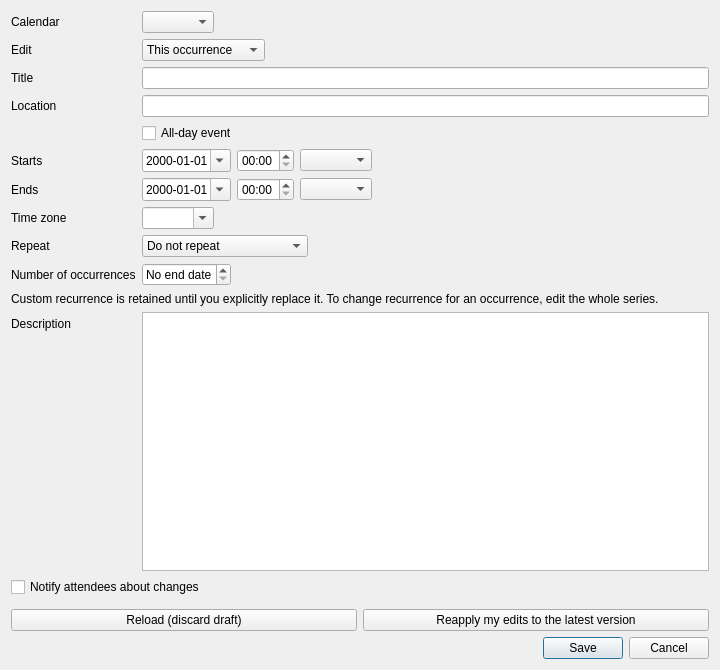
<?xml version="1.0" encoding="UTF-8"?>
<ui version="4.0">
 <class>FormCalendarEvent</class>
 <widget class="QDialog" name="FormCalendarEvent">
  <property name="geometry">
   <rect>
    <x>0</x>
    <y>0</y>
    <width>720</width>
    <height>670</height>
   </rect>
  </property>
  <property name="windowTitle">
   <string>Calendar event</string>
  </property>
  <layout class="QVBoxLayout" name="m_layout">
   <item>
    <layout class="QFormLayout" name="m_form">
     <property name="fieldGrowthPolicy">
      <enum>QFormLayout::ExpandingFieldsGrow</enum>
     </property>
     <property name="rowWrapPolicy">
      <enum>QFormLayout::WrapLongRows</enum>
     </property>
     <item row="0" column="0">
      <widget class="QLabel" name="m_lblCalendar">
       <property name="text">
        <string>Calendar</string>
       </property>
       <property name="buddy">
        <cstring>m_cmbCalendar</cstring>
       </property>
      </widget>
     </item>
     <item row="0" column="1">
      <widget class="QComboBox" name="m_cmbCalendar" />
     </item>
     <item row="1" column="0">
      <widget class="QLabel" name="m_lblTarget">
       <property name="text">
        <string>Edit</string>
       </property>
       <property name="buddy">
        <cstring>m_cmbTarget</cstring>
       </property>
      </widget>
     </item>
     <item row="1" column="1">
      <widget class="QComboBox" name="m_cmbTarget">
       <item>
        <property name="text">
         <string>This occurrence</string>
        </property>
       </item>
       <item>
        <property name="text">
         <string>The whole series</string>
        </property>
       </item>
      </widget>
     </item>
     <item row="2" column="0">
      <widget class="QLabel" name="m_lblTitle">
       <property name="text">
        <string>Title</string>
       </property>
       <property name="buddy">
        <cstring>m_txtTitle</cstring>
       </property>
      </widget>
     </item>
     <item row="2" column="1">
      <widget class="BaseLineEdit" name="m_txtTitle" />
     </item>
     <item row="3" column="0">
      <widget class="QLabel" name="m_lblLocation">
       <property name="text">
        <string>Location</string>
       </property>
       <property name="buddy">
        <cstring>m_txtLocation</cstring>
       </property>
      </widget>
     </item>
     <item row="3" column="1">
      <widget class="BaseLineEdit" name="m_txtLocation" />
     </item>
     <item row="4" column="1">
      <widget class="QCheckBox" name="m_cbAllDay">
       <property name="text">
        <string>All-day event</string>
       </property>
      </widget>
     </item>
     <item row="5" column="0">
      <widget class="QLabel" name="m_lblStart">
       <property name="text">
        <string>Starts</string>
       </property>
       <property name="buddy">
        <cstring>m_dateStart</cstring>
       </property>
      </widget>
     </item>
     <item row="5" column="1">
      <layout class="QHBoxLayout" name="m_layoutStart">
       <item>
        <widget class="QDateEdit" name="m_dateStart">
         <property name="displayFormat">
          <string notr="true">yyyy-MM-dd</string>
         </property>
         <property name="calendarPopup">
          <bool>true</bool>
         </property>
        </widget>
       </item>
       <item>
        <widget class="QTimeEdit" name="m_timeStart">
         <property name="displayFormat">
          <string notr="true">HH:mm</string>
         </property>
        </widget>
       </item>
       <item>
        <widget class="QComboBox" name="m_cmbStartOccurrence">
         <property name="toolTip">
          <string>This local time occurs twice. Choose which occurrence to use.</string>
         </property>
        </widget>
       </item>
      </layout>
     </item>
     <item row="6" column="0">
      <widget class="QLabel" name="m_lblEnd">
       <property name="text">
        <string>Ends</string>
       </property>
       <property name="buddy">
        <cstring>m_dateEnd</cstring>
       </property>
      </widget>
     </item>
     <item row="6" column="1">
      <layout class="QHBoxLayout" name="m_layoutEnd">
       <item>
        <widget class="QDateEdit" name="m_dateEnd">
         <property name="displayFormat">
          <string notr="true">yyyy-MM-dd</string>
         </property>
         <property name="calendarPopup">
          <bool>true</bool>
         </property>
        </widget>
       </item>
       <item>
        <widget class="QTimeEdit" name="m_timeEnd">
         <property name="displayFormat">
          <string notr="true">HH:mm</string>
         </property>
        </widget>
       </item>
       <item>
        <widget class="QComboBox" name="m_cmbEndOccurrence">
         <property name="toolTip">
          <string>This local time occurs twice. Choose which occurrence to use.</string>
         </property>
        </widget>
       </item>
      </layout>
     </item>
     <item row="7" column="0">
      <widget class="QLabel" name="m_lblTimeZone">
       <property name="text">
        <string>Time zone</string>
       </property>
       <property name="buddy">
        <cstring>m_cmbTimeZone</cstring>
       </property>
      </widget>
     </item>
     <item row="7" column="1">
      <widget class="QComboBox" name="m_cmbTimeZone">
       <property name="editable">
        <bool>true</bool>
       </property>
       <property name="insertPolicy">
        <enum>QComboBox::NoInsert</enum>
       </property>
      </widget>
     </item>
     <item row="8" column="0">
      <widget class="QLabel" name="m_lblRecurrence">
       <property name="text">
        <string>Repeat</string>
       </property>
       <property name="buddy">
        <cstring>m_cmbRecurrence</cstring>
       </property>
      </widget>
     </item>
     <item row="8" column="1">
      <widget class="QComboBox" name="m_cmbRecurrence">
       <item>
        <property name="text">
         <string>Do not repeat</string>
        </property>
       </item>
       <item>
        <property name="text">
         <string>Daily</string>
        </property>
       </item>
       <item>
        <property name="text">
         <string>Weekly</string>
        </property>
       </item>
       <item>
        <property name="text">
         <string>Monthly</string>
        </property>
       </item>
       <item>
        <property name="text">
         <string>Yearly</string>
        </property>
       </item>
       <item>
        <property name="text">
         <string>Keep existing recurrence</string>
        </property>
       </item>
      </widget>
     </item>
     <item row="9" column="0">
      <widget class="QLabel" name="m_lblRepeatCount">
       <property name="text">
        <string>Number of occurrences</string>
       </property>
       <property name="buddy">
        <cstring>m_spinRepeatCount</cstring>
       </property>
      </widget>
     </item>
     <item row="9" column="1">
      <widget class="QSpinBox" name="m_spinRepeatCount">
       <property name="maximum">
        <number>9999</number>
       </property>
       <property name="specialValueText">
        <string>No end date</string>
       </property>
      </widget>
     </item>
     <item row="10" column="0" colspan="2">
      <widget class="QLabel" name="m_lblRecurrenceHint">
       <property name="text">
        <string>Custom recurrence is retained until you explicitly replace it. To change recurrence for an occurrence, edit the whole series.</string>
       </property>
       <property name="wordWrap">
        <bool>true</bool>
       </property>
      </widget>
     </item>
     <item row="11" column="0">
      <widget class="QLabel" name="m_lblDescription">
       <property name="text">
        <string>Description</string>
       </property>
       <property name="buddy">
        <cstring>m_txtDescription</cstring>
       </property>
      </widget>
     </item>
     <item row="11" column="1">
      <widget class="QPlainTextEdit" name="m_txtDescription">
       <property name="minimumSize">
        <size>
         <width>0</width>
         <height>110</height>
        </size>
       </property>
      </widget>
     </item>
    </layout>
   </item>
   <item>
    <widget class="QCheckBox" name="m_cbNotifyAttendees">
     <property name="text">
      <string>Notify attendees about changes</string>
     </property>
    </widget>
   </item>
   <item>
    <widget class="LabelWithStatus" name="m_lblStatus" native="true" />
   </item>
   <item>
    <layout class="QHBoxLayout" name="m_layoutConflict">
     <item>
      <widget class="QPushButton" name="m_btnReload">
       <property name="text">
        <string>Reload (discard draft)</string>
       </property>
       <property name="visible">
        <bool>false</bool>
       </property>
      </widget>
     </item>
     <item>
      <widget class="QPushButton" name="m_btnReapply">
       <property name="text">
        <string>Reapply my edits to the latest version</string>
       </property>
       <property name="visible">
        <bool>false</bool>
       </property>
      </widget>
     </item>
    </layout>
   </item>
   <item>
    <widget class="QDialogButtonBox" name="m_buttonBox">
     <property name="standardButtons">
      <set>QDialogButtonBox::Cancel|QDialogButtonBox::Save</set>
     </property>
    </widget>
   </item>
  </layout>
 </widget>
 <customwidgets>
  <customwidget>
   <class>BaseLineEdit</class>
   <extends>QLineEdit</extends>
   <header>librssguard/gui/reusable/baselineedit.h</header>
  </customwidget>
  <customwidget>
   <class>LabelWithStatus</class>
   <extends>QWidget</extends>
   <header>librssguard/gui/reusable/labelwithstatus.h</header>
   <container>1</container>
  </customwidget>
 </customwidgets>
 <tabstops>
  <tabstop>m_cmbCalendar</tabstop>
  <tabstop>m_cmbTarget</tabstop>
  <tabstop>m_txtTitle</tabstop>
  <tabstop>m_txtLocation</tabstop>
  <tabstop>m_cbAllDay</tabstop>
  <tabstop>m_dateStart</tabstop>
  <tabstop>m_timeStart</tabstop>
  <tabstop>m_cmbStartOccurrence</tabstop>
  <tabstop>m_dateEnd</tabstop>
  <tabstop>m_timeEnd</tabstop>
  <tabstop>m_cmbEndOccurrence</tabstop>
  <tabstop>m_cmbTimeZone</tabstop>
  <tabstop>m_cmbRecurrence</tabstop>
  <tabstop>m_spinRepeatCount</tabstop>
  <tabstop>m_txtDescription</tabstop>
  <tabstop>m_cbNotifyAttendees</tabstop>
 </tabstops>
 <resources />
 <connections />
</ui>
